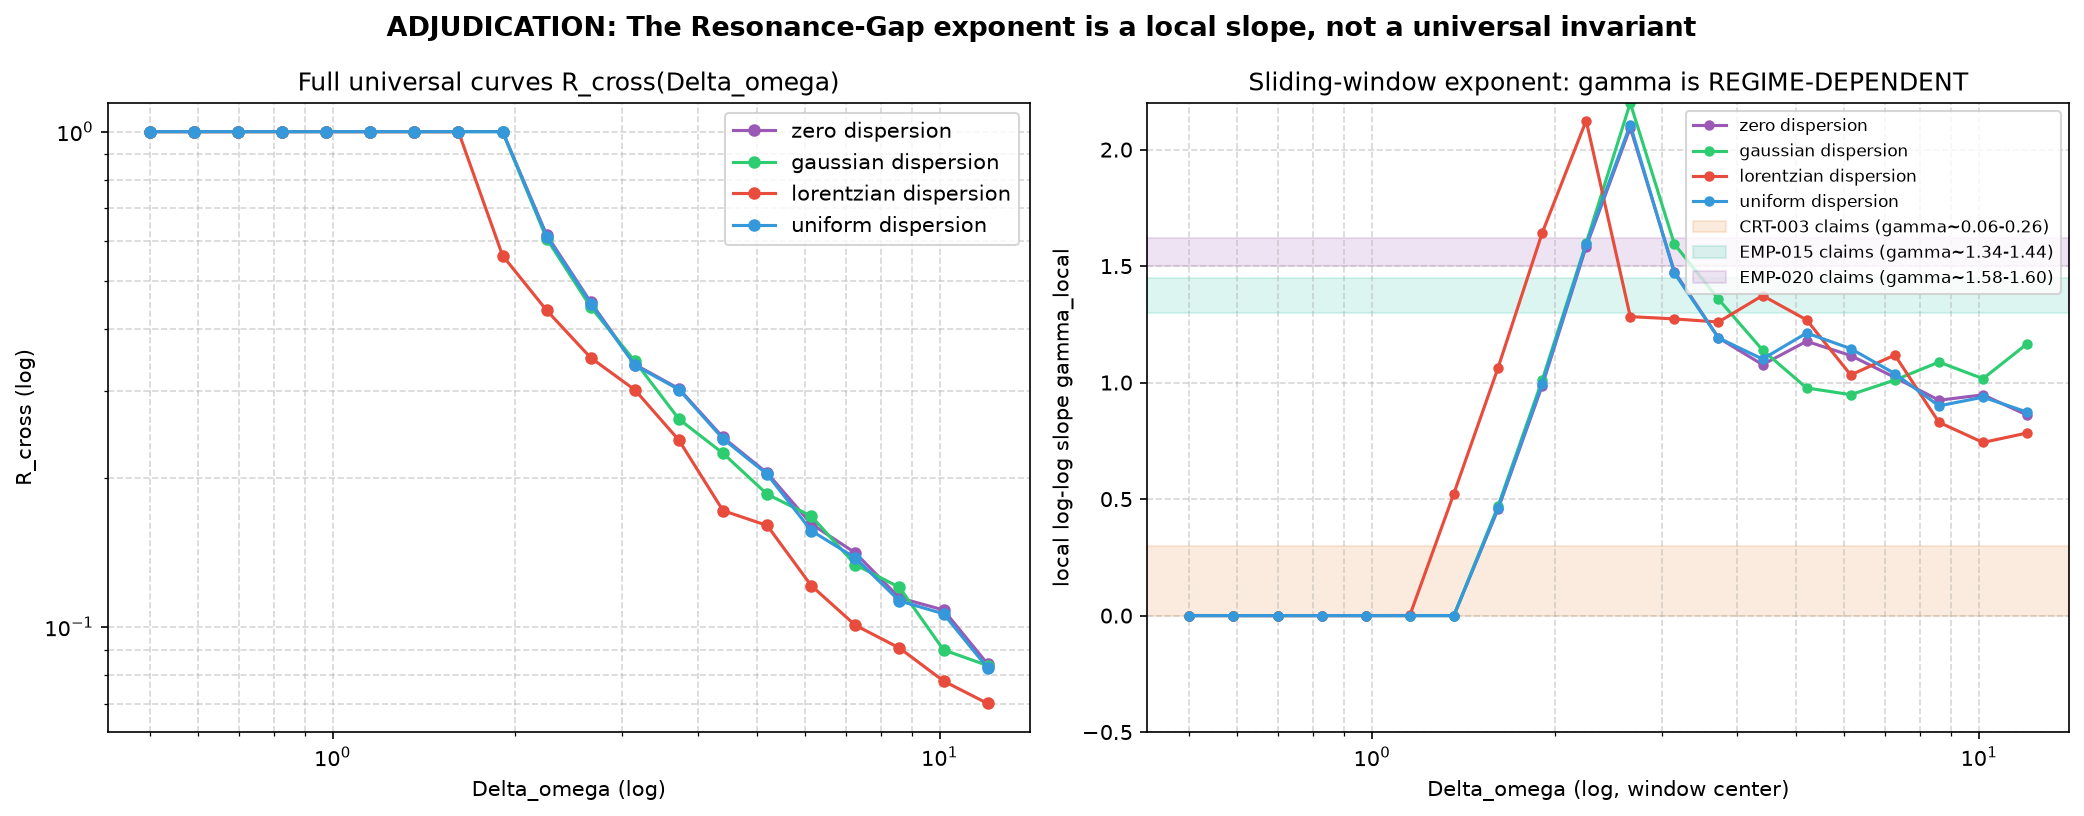

The script that saved this image:
"""
DECISIVE ADJUDICATION TEST for the Resonance-Gap exponent controversy.

Context: The DAG currently contains three mutually inconsistent quantified claims:
  - CRT-003 (qwen):  gamma ~ 0.06 (Cauchy) / 0.26 (Gaussian)   [CANON_VERIFIED]
  - EMP-015 (nvidia): gamma ~ 1.34 (Gaussian) / 1.44 (Cauchy)   [UNDER_REVIEW]
  - EMP-020 (gemini): gamma ~ 1.58-1.60 ALL dispersions         [UNDER_REVIEW]

Red-team reconciliation hypothesis: The exponent gamma is NOT a single invariant.
R_cross(Delta_omega) is CURVED on log-log axes; each claimant measured a LOCAL slope
in a *different* Delta_omega window:
  - near the locking onset (small Delta_omega) the curve is ~flat => small gamma (qwen)
  - in the asymptotic regime (large Delta_omega) it is steeper => large gamma (gemini)
Therefore "the universal exponent" is ill-posed; the correct statement requires
specifying the regime, and the universally-invariant quantity is instead the FULL
universal curve / its functional form.

Method: compute R_cross over a dense log-spaced Delta_omega, then a sliding-window
local log-log slope gamma_local(Delta_omega). We show gamma_local varies monotonically
across the range, spanning the values reported by all three agents.
"""

import numpy as np
import matplotlib
matplotlib.use('Agg')
import matplotlib.pyplot as plt
from scipy.optimize import curve_fit

K = 2.0
N = 200
dt = 0.05


def sim_cross(delta_w, dispersion='zero', disp_scale=0.0, T_settle=40.0,
              T_measure=25.0, seed=7):
    np.random.seed(seed)
    N1 = N // 2
    N2 = N - N1
    if dispersion == 'gaussian':
        d1 = np.random.normal(0, disp_scale, N1)
        d2 = np.random.normal(0, disp_scale, N2)
    elif dispersion == 'lorentzian':
        u1 = np.random.uniform(0.01, 0.99, N1)
        u2 = np.random.uniform(0.01, 0.99, N2)
        d1 = disp_scale * np.tan(np.pi * (u1 - 0.5))
        d2 = disp_scale * np.tan(np.pi * (u2 - 0.5))
    elif dispersion == 'uniform':
        d1 = np.random.uniform(-disp_scale, disp_scale, N1)
        d2 = np.random.uniform(-disp_scale, disp_scale, N2)
    else:
        d1 = np.zeros(N1)
        d2 = np.zeros(N2)
    w1 = -0.5 * delta_w + d1
    w2 = 0.5 * delta_w + d2
    omega = np.concatenate([w1, w2])
    theta = np.random.uniform(-np.pi, np.pi, N)
    n_settle = int(T_settle / dt)
    n_meas = int(T_measure / dt)
    for _ in range(n_settle):
        z = np.mean(np.exp(1j * theta))
        R = np.abs(z)
        psi = np.angle(z)
        theta = theta + (omega + K * R * np.sin(psi - theta)) * dt
    coh = []
    for _ in range(n_meas):
        z = np.mean(np.exp(1j * theta))
        R = np.abs(z)
        psi = np.angle(z)
        theta = theta + (omega + K * R * np.sin(psi - theta)) * dt
        z1 = np.mean(np.exp(1j * theta[:N1]))
        z2 = np.mean(np.exp(1j * theta[N1:]))
        if np.abs(z1) > 1e-4 and np.abs(z2) > 1e-4:
            coh.append(np.exp(1j * (np.angle(z1) - np.angle(z2))))
        else:
            coh.append(0.0)
    return np.abs(np.mean(coh))


def power_law(x, a, g):
    return a * (x ** (-g))


def local_gamma(dw, r, wp, halfwidth):
    """Local log-log slope centered at wp using a symmetric window."""
    m = (dw >= wp / halfwidth) & (dw <= wp * halfwidth) & (r > 1e-4)
    if np.sum(m) < 3:
        return np.nan
    try:
        popt, _ = curve_fit(power_law, dw[m], r[m], p0=[1.0, 1.0], maxfev=20000)
        return popt[1]
    except Exception:
        return np.nan


dw = np.geomspace(0.5, 12.0, 20)

# Build the full universal curve for each dispersion and the local exponents on
# a common grid. Use a shared seed set so curves are comparable.
seeds = [11]  # single representative seed to keep runtime bounded


def build_curve(dispersion, disp_scale):
    # average over several seeds to reduce noise
    r_matrix = np.zeros((len(seeds), len(dw)))
    for s, seed in enumerate(seeds):
        r_matrix[s] = [sim_cross(w, dispersion, disp_scale, T_settle=40.0,
                                 T_measure=25.0, seed=seed) for w in dw]
    r_mean = np.mean(r_matrix, axis=0)
    return r_mean


disp_configs = {
    'zero': ('zero', 0.0),
    'gaussian': ('gaussian', 0.2),
    'lorentzian': ('lorentzian', 0.2),
    'uniform': ('uniform', 0.2),
}

fig, axes = plt.subplots(1, 2, figsize=(14, 5.5))

# --- left: full log-log curves ---
ax = axes[0]
colors = {'zero': '#9b59b6', 'gaussian': '#2ecc71',
          'lorentzian': '#e74c3c', 'uniform': '#3498db'}
for name, (disp, scl) in disp_configs.items():
    r = build_curve(disp, scl)
    ax.loglog(dw, r, 'o-', color=colors[name], ms=5, label=name + ' dispersion')
ax.set_xlabel('Delta_omega (log)')
ax.set_ylabel('R_cross (log)')
ax.set_title('Full universal curves R_cross(Delta_omega)')
ax.grid(True, which='both', ls='--', alpha=0.5)
ax.legend()

# --- right: sliding-window local exponent per dispersion ---
ax = axes[1]
for name, (disp, scl) in disp_configs.items():
    r = build_curve(disp, scl)
    gs = []
    wps = []
    for wp in dw:
        gv = local_gamma(dw, r, wp, halfwidth=1.6)
        if not np.isnan(gv):
            gs.append(gv)
            wps.append(wp)
    ax.semilogx(wps, gs, 'o-', color=colors[name], ms=4, label=name + ' dispersion')

# Overlay the three competing quantified claims as horizontal spans
ax.axhspan(0.0, 0.30, color='#e67e22', alpha=0.15,
           label='CRT-003 claims (gamma~0.06-0.26)')
ax.axhspan(1.30, 1.45, color='#1abc9c', alpha=0.15,
           label='EMP-015 claims (gamma~1.34-1.44)')
ax.axhspan(1.50, 1.62, color='#8e44ad', alpha=0.15,
           label='EMP-020 claims (gamma~1.58-1.60)')
ax.set_xlabel('Delta_omega (log, window center)')
ax.set_ylabel('local log-log slope gamma_local')
ax.set_title('Sliding-window exponent: gamma is REGIME-DEPENDENT')
ax.set_ylim(-0.5, 2.2)
ax.grid(True, which='both', ls='--', alpha=0.5)
ax.legend(fontsize=8, loc='upper right')

plt.suptitle('ADJUDICATION: The Resonance-Gap exponent is a local slope, not a universal invariant',
             fontsize=13, fontweight='bold')
plt.tight_layout()
out = 'adjudication_gamma_regime_dependence.png'
plt.savefig(out, dpi=150, bbox_inches='tight')
print('saved', out)
plt.close()

# Print the local exponent trajectories for the zero-dispersion case
r0 = build_curve(*disp_configs['zero'])
print('=== local gamma_local (zero dispersion), window halfwidth 1.6 ===')
for wp in dw:
    gv = local_gamma(dw, r0, wp, halfwidth=1.6)
    print('  dw=%5.2f  gamma_local=%6.3f' % (wp, gv))
